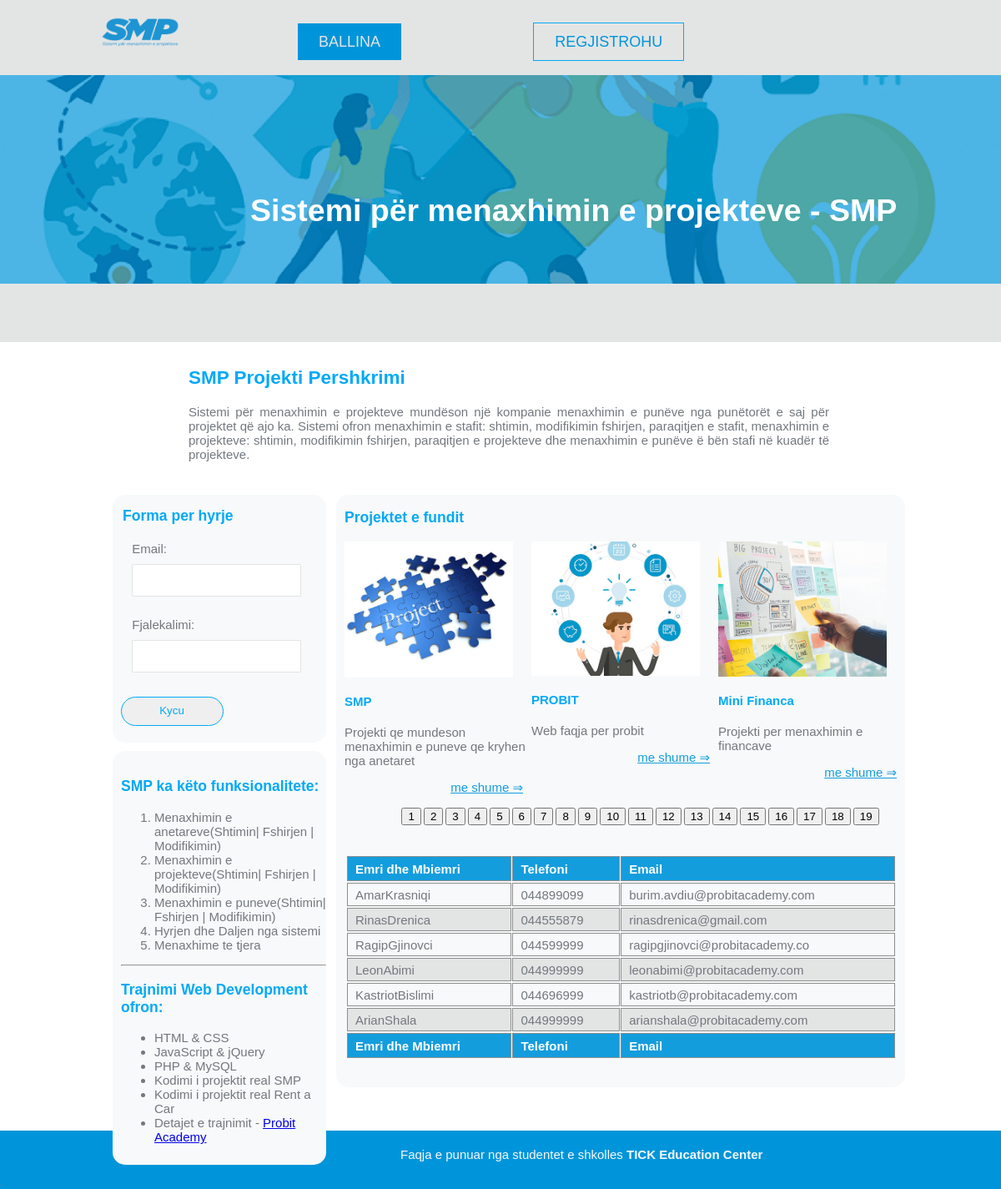
The page / on the database its author committed.
### tables this page shows
CREATE TABLE `projektet` (
  `projektiid` int(11) NOT NULL,
  `emri` varchar(50) NOT NULL,
  `pershkrimi` text DEFAULT NULL,
  `datafillimit` date NOT NULL,
  `datambarimit` date NOT NULL
);

CREATE TABLE `antaret` (
  `antariid` int(11) NOT NULL,
  `emri` varchar(50) NOT NULL,
  `mbiemri` varchar(50) NOT NULL,
  `datalindjes` date DEFAULT NULL,
  `nrpersonal` bigint(20) DEFAULT NULL,
  `telefoni` varchar(20) DEFAULT NULL,
  `email` varchar(30) DEFAULT NULL,
  `fjalekalimi` varchar(30) DEFAULT NULL,
  `roli` bit(1) DEFAULT NULL
);

### inc/functions.php (called while the page is built, shortened)
<?php
global $dbconn;
function merrAnetaret(){
    global $dbconn;
    $sql = "SELECT antariid,emri,mbiemri,email,telefoni FROm antaret";
    return $result = mysqli_query($dbconn, $sql);
}
function merrProjektet(){
    global $dbconn;
    $sql = "SELECT * FROM projektet ";
    return $result = mysqli_query($dbconn, $sql);
}
?>

### index.php (the view, shortened to what this page needs)
<?php
    include "inc/header.php";
?>
    <main class="container page">
        <article class="maininfo">
            <h2 class="title">SMP Projekti Pershkrimi</h2>
            <p>
                Sistemi për menaxhimin e projekteve mundëson një kompanie menaxhimin e punëve nga punëtorët e saj
                për projektet që ajo ka. Sistemi ofron menaxhimin e stafit: shtimin, modifikimin fshirjen,
                paraqitjen e stafit, menaxhimin e projekteve: shtimin, modifikimin fshirjen, paraqitjen e projekteve
                dhe menaxhimin e punëve ë bën stafi në kuadër të projekteve.
            </p>
        </article>
        <?php
            include "inc/sidebar.php";
        ?>
        <section id="content" class="box">
        <section id="projektet">
                <h3 class="title">Projektet e fundit</h4>
                <div class="slider">
                    <?php
                    $projektet=merrProjektet();
                    $i=0;
                    while ($projekti=mysqli_fetch_assoc($projektet)) {
                        $projektiid=$projekti['projektiid'];
                        $emri=$projekti['emri'];
                        $pershkrimi=$projekti['pershkrimi'];
                        echo "<div class='card-info'>";
                        echo "<div class='card-img'>";
                        echo "<img src='images/project{$i}.jpg' alt='Projekti i pare'>";
                        echo "</div>";
                        echo "<div class='card-title'>";
                        echo "<h4>{$emri}</h4>";
                        echo "</div>";
                        echo "<div class='card-footer'><p>{$pershkrimi}</p></div>";
                        echo "<a class='meShume' href='projekti.php?projektiid={$projektiid}'>me shume &#8658;</a>";
                        echo "</div>";
                        $i++;
                        if($i==3)$i=0;
                    }
                    ?>
                </div>
            </section>
            <table id="members">
                <tr>
                    <th>Emri dhe Mbiemri</th>
                    <th>Telefoni</th>
                    <th>Email</th>
                </tr>
            <?php
                $antaret=merrAnetaret();
                $i=0;
                while ($antari = mysqli_fetch_assoc($antaret)) {
                    if($i%2==0)echo "<tr>";
                    else echo "<tr class='alt'>";
                    echo "<td>".$antari['emri']. "". $antari['mbiemri'] ."</td>";
                    echo "<td>".$antari['telefoni']."</td>";
                    echo "<td>".$antari['email']. "</td>";
                    echo "</tr>";
                    $i++;
                    if($i==6)break;
                }
            ?>
                <tr>
                    <th>Emri dhe Mbiemri</th>
                    <th>Telefoni</th>
                    <th>Email</th>
                </tr>
            </table>
        </section>
    </main>
   <?php
    include "inc/footer.php"
   ?>

### inc/header.php (shortened to what this page needs)
<?php
    include 'functions.php';
?>
<!DOCTYPE html>
<html lang="en">
<head>
    <link rel="stylesheet" href="style.css">
</head>
<body>
    <header class="header">
        <nav class="container">
            <a id="logo" href="index.html">
                <img src="images/smp_logo.png" alt="SMP Logo" title="SMP Logo">
            </a>
            <ul id="navbar">
                <li><a href="index.php">Ballina</a></li>
                <li><a href="#">Regjistrohu</a></li>
            </ul>
        </nav>
        <section id="banner">
            <img src="images/banner1.png" alt="Banner 1" title="Banner 1">
            <h1> Sistemi për menaxhimin e projekteve - SMP </h1>
        </section>
    </header>

### inc/sidebar.php (shortened to what this page needs)
<aside id="sidebar">
    <form id="login" method="post" class="box">
        <legend>Forma per hyrje</legend>
        <fieldset>
            <label>Email: </label>
            <input type="email" name="email" id="email">
        </fieldset>
        <fieldset>
            <label>Fjalekalimi: </label>
            <input type="password" name="fjalekalimi" id="fjalekalimi">
        </fieldset>
        <input type="submit" name="kycu" id="kycu" value="Kycu">
    </form>
    <section class="box">
        <h3 class="title">SMP ka këto funksionalitete:</h3>
        <ol>
            <li>Menaxhimin e anetareve(Shtimin| Fshirjen | Modifikimin)</li>
            <li>Menaxhimin e projekteve(Shtimin| Fshirjen | Modifikimin)</li>
            <li>Menaxhimin e puneve(Shtimin| Fshirjen | Modifikimin)</li>
            <li>Hyrjen dhe Daljen nga sistemi</li>
            <li>Menaxhime te tjera</li>
        </ol>
        <hr>
        <h3 class="title">Trajnimi Web Development ofron:</h3>
        <ul>
            <li>HTML & CSS</li>
            <li>JavaScript & jQuery</li>
            <li>PHP & MySQL</li>
            <li>Kodimi i projektit real SMP</li>
            <li>Kodimi i projektit real Rent a Car</li>
            <li>Detajet e trajnimit -
                <a href="https://probitacademy.com/courses/web-development-full-stack/">Probit Academy</a>
            </li>
        </ul>
    </section>
</aside>

### inc/footer.php (shortened to what this page needs)
<footer class="container footer">
        <p>Faqja e punuar nga studentet e shkolles <strong>TICK Education Center </strong></p>.
    </footer>
</body>
</html>

### style.css (style rules this page uses)
body { font-family: 'Trebuchet MS', 'Lucida Sans Unicode', 'Lucida Grande', 'Lucida Sans', Arial, sans-serif; font-size: 15px; color: #73787e; margin: 0;padding: 0; }
.container { width: 80%; margin: 0 auto; }
.header { width: 100%; height: 410px; background-color: #e3e5e5; }
#logo { float: left; width: 20%; }
#logo img { margin-top: 20px; width: 50%; }
#navbar { float: left; width: 75%; margin-top: 25px; list-style-type:none; }
#navbar li { display: inline; margin: 0px 5px; }
#navbar li a { padding: 12px 25px; text-decoration: none; font-size: 18px; color: #0095da; text-align: center; text-transform: uppercase; line-height: 50px; }
#navbar li:first-child a { background-color: #0095da; color: #e3e5e5; }
#navbar li:last-child a { margin-left: 20%; border: 1px solid #03a9f6; }
#banner { width: 100%; height: 400px; }
#banner h1 { position: absolute; top:200px; left: 25%; color: #fff; font-size: 250%; }
#banner img { max-width: 100%; }
.page { height: 900px; padding-left: 20px; background-color: #fff; }
.maininfo { width: 80%; margin: 30px auto; margin-top: 30px; text-align:justify ; }
#content { float: right; width: 70%; height: 700px; padding-top: 0px; }
.projektet, .card-title { color: #03a9f6; }
.card-img { padding: 0; margin: 0; width: 100%; height: 100%; object-fit: cover; }
.card-img img { width: 90%; }
.meShume { float: right; margin-right: 10px; color: #149ddd; }
.slick-slider { position: relative; display: block; box-sizing: border-box; -webkit-user-select: none; -moz-user-select: none; -ms-user-select: none; user-select: none; -webkit-touch-callout: none; -khtml-user-select: none; -ms-touch-action: pan-y; touch-action: pan-y; -webkit-tap-highlight-color: transparent; }
.slick-slide { display: none; float: left; height: 100%; min-height: 1px; }
.slick-slide img { display: block; }
.slick-initialized .slick-slide { display: block; }
#members { float: left; margin-top: 20px; margin-left: 2px; width:98%; border-spacing:10px; empty-cells: show; border-spacing: 1px 2px; border-collapse: separate; }
#members td, #members th { border:1px solid #8f8e8e; padding:5px 9px 4px; }
#members th { text-align:left; padding-top:6px; padding-bottom:5px; background-color:#149ddd; color:#ffffff; }
#members tr.alt td { background-color:#e3e5e5; }
#sidebar { float: left; width: 27%; height: 750px; }
.box { width: 95%; height: auto; background-color: #f7f9fa; border-radius: 15px; margin: 10px 5px; padding-left: 10px; padding-top: 15px; padding-bottom: 10px; }
#login legend,#anetari legend { color: #03a9f6; text-align: left; width: 90%; font-size: 1.17em; font-weight: bold; margin-bottom: 15px; }
#login input[type="email"],#login input[type="password"],#login input[type="submit"], #anetari input[type="email"],#anetari input[type="password"],#anetari input[type="submit"], #anetari input[type="text"],#anetari select,#anetari textarea,#anetari input[type="date"] { height:35px; width: 88%; border-radius:1px; padding-left:5px; border:1px solid #e3e5e5; margin:10px 0px; }
#login label,#anetari label { height:35px; width: 100%; text-align:left; }
#login input[type="submit"],#anetari input[type="submit"] { width:50%; margin-top:10px; color: #03a9f6; border:1px solid #03a9f6; border-radius:30px; padding-top: 0px; }
fieldset { border: none; }
.title { color:#03a9f6; }
.footer { background-color: #0095da; height: 70px; width: 100%; }
.footer p { color: #f7f9fa; margin-left: 40%; padding-top: 20px; }

### rows shown on the page
projektet: shows a picture, emri "SMP", pershkrimi "Projekti qe mundeson menaxhimin e puneve qe kryhen nga anetaret"
projektet: shows a picture, emri "PROBIT", pershkrimi "Web faqja per probit"
projektet: shows a picture, emri "Mini Financa", pershkrimi "Projekti per menaxhimin e financave"
antaret: emri "Amar", mbiemri "Krasniqi", telefoni "044899099", email "burim.avdiu@probitacademy.com"
antaret: emri "Rinas", mbiemri "Drenica", telefoni "044555879", email "rinasdrenica@gmail.com"
antaret: emri "Ragip", mbiemri "Gjinovci", telefoni "044599999", email "ragipgjinovci@probitacademy.co"
antaret: emri "Leon", mbiemri "Abimi", telefoni "044999999", email "leonabimi@probitacademy.com"
antaret: emri "Kastriot", mbiemri "Bislimi", telefoni "044696999", email "kastriotb@probitacademy.com"
antaret: emri "Arian", mbiemri "Shala", telefoni "044999999", email "arianshala@probitacademy.com"
